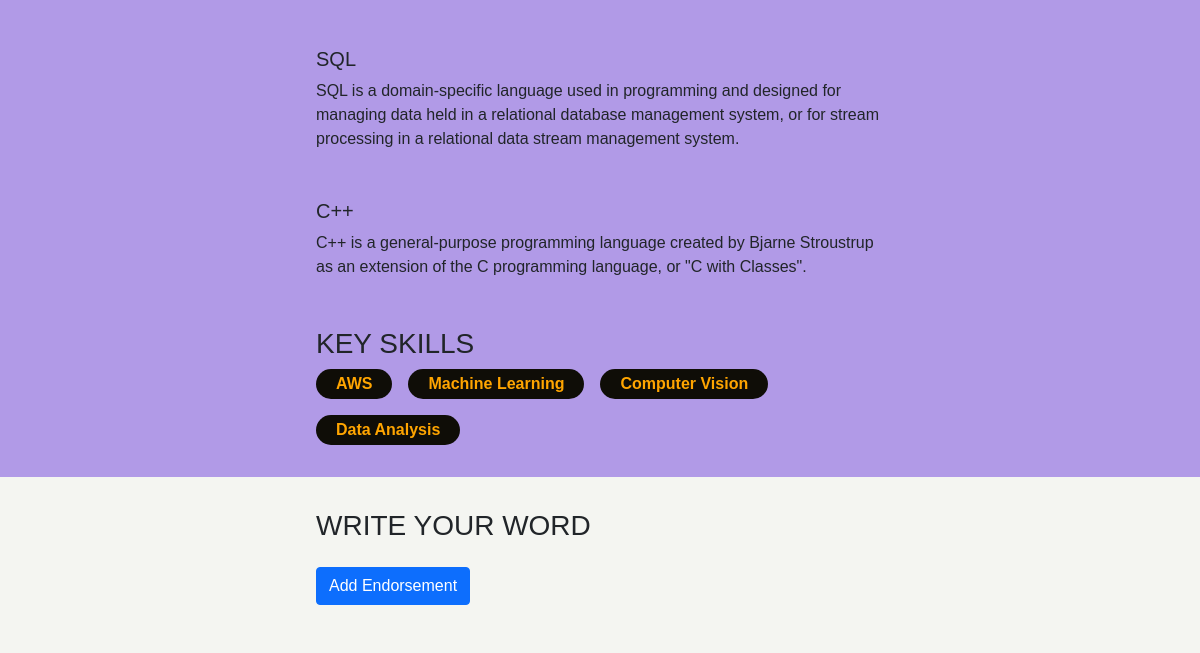
The app's page / (lower part), older data.
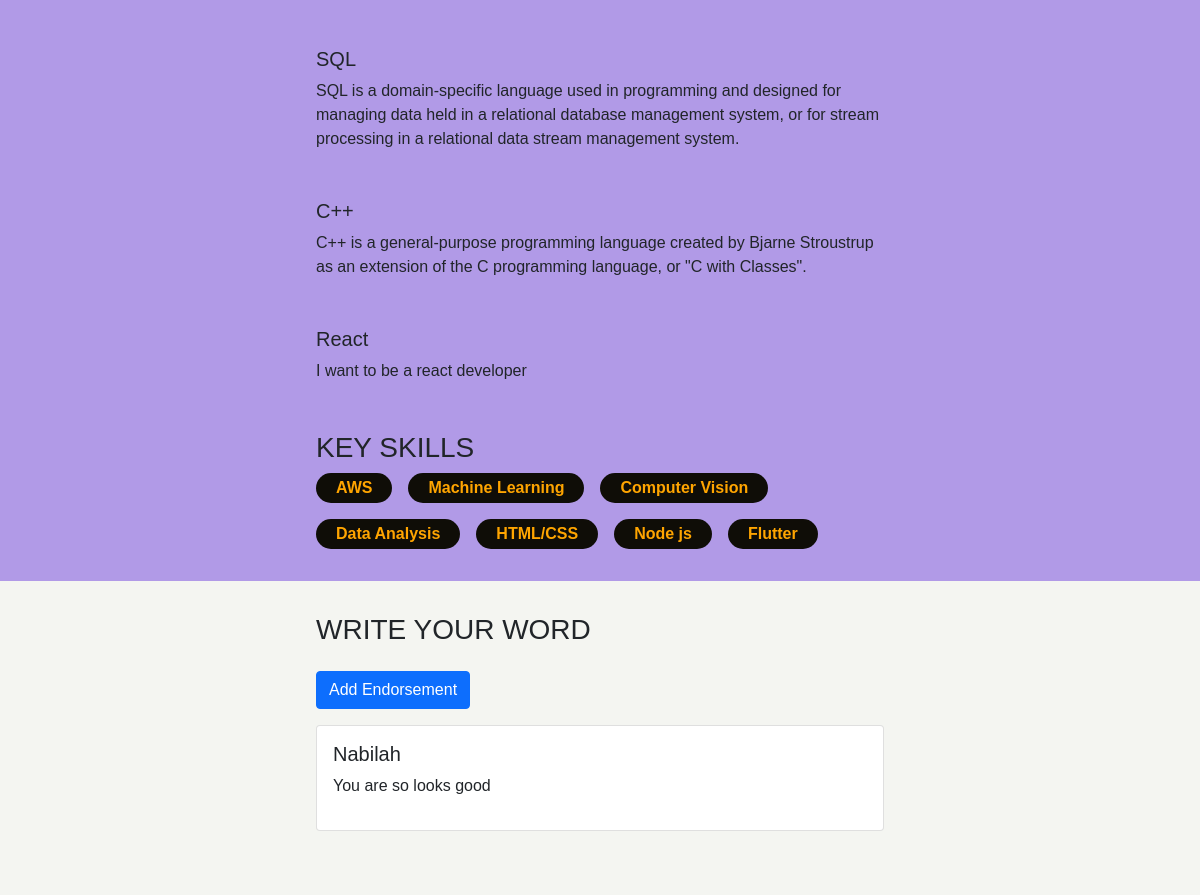
The same page, newer data.
### base/models.py (models this page shows, shortened)
class Skill(models.Model):
    title = models.CharField(max_length=200)
    body = models.TextField(null=True, blank=True)
    logo = models.ImageField(null=True, default = "skill.png" )
    created = models.DateTimeField(auto_now_add=True)
    id = models.UUIDField(default=uuid.uuid4, unique=True, primary_key=True, editable=False )

class Endorsement(models.Model):
     name = models.CharField(max_length=200, null=True)
     body = models.TextField()
     approved = models.BooleanField(default=False, null=True)
     featured = models.BooleanField(default=False)

### base/views.py (the view)
# urls.py: path('', views.homePage, name="home"),
def homePage(request):
    projects = Project.objects.all()
    detailedSkills  = Skill.objects.exclude(body ='')
    skills = Skill.objects.filter(body='')
    endorsements = Endorsement.objects.filter(approved=True)
    form = MessageForm()
    if request.method == 'POST':
        form = MessageForm(request.POST)
        if form.is_valid():
            form.save()
            messages.success(request, 'Your message was successfully sent')
    context = {'projects': projects, 'skills': skills,
                'detailedSkills': detailedSkills, 'form': form, 'endorsements': endorsements}
    return render(request, 'base/home.html',context)

### base/templates/base/home.html (shortened to what this page needs)
{% extends 'base/main.html' %}
{% load static %}
{% block content %}
<section class="section-1">
    <div class="skill-container">
        {% for skill in detailedSkills %}
        <div class="skill-wrapper">
            <div>
                <h5>{{skill.title}}</h5>
                <p>{{skill.body}}</p>
            </div>
        </div>
        {% endfor %}
        <h3>KEY SKILLS</h3>
        <div class="other-skill-wrapper">
            {% for skill in skills %}
            <div class="skill-tag">
                <span>{{skill.title}}</span>
            </div>
            {% endfor %}
        </div>
    </div>
</section>
<section class="section-2">
    <div class="skill-container">
        <h3>WRITE YOUR WORD</h3>
        <a class="btn btn-primary my-3" href="{% url 'add-endorsement' %}">Add Endorsement</a>
        {% for i in endorsements %}
        <div style="margin-bottom: 2em;" class="card">
            <div class="card-body">
                <h5>{{i.name}}</h5>
                <p>{{i.body}}</p>
            </div>
        </div>
        {% endfor %}
    </div>
</section>
{% endblock content %}

Row changes from the older to the newer data that the page shows:
added Skill: title "React", body "I want to be a react developer"
added Skill: title "HTML/CSS", shown under "KEY SKILLS"
added Skill: title "Node js", shown under "KEY SKILLS"
added Skill: title "Flutter", shown under "KEY SKILLS"
added Endorsement: name "Nabilah", body "You are so looks good"
